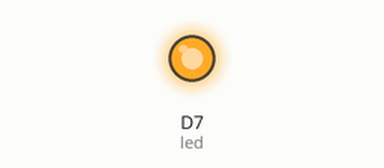
Bench run of a sketch on a simulated ESP8266 (NodeMCU). Shown: output pins drawn as LEDs (lit = HIGH).

Above: at 0.5 s.
At 20.9 s:
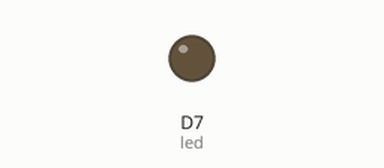
Timing chart, 0 to 23.0 s (numbered marks = the images above):
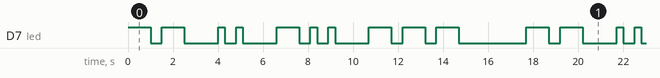

The sketch:

BlinkName.ino
```cpp
// Blink your First name (Mido)

// assign D7 to be led we'll use
int led = D7;

void setup() {
// assign the D7 as an output
  pinMode(led, OUTPUT);

}

void loop() {
// this is for letter M which is ( - - )
// this is for -
  digitalWrite(led, HIGH); // light the LED
  delay(1000);
  digitalWrite(led, LOW); // turn off the LED
// delay between the blinks
  delay(500);
// this is for -
  digitalWrite(led, HIGH);
  delay(1000);
  digitalWrite(led, LOW);

// delay between the letter 1.5 sec /////////////////////
  delay (1500);
/////////////////////////////////////////////////////////
// this is for letter I which is ( . . )
// this is for .
  digitalWrite(led, HIGH);
  delay(300);
  digitalWrite(led, LOW);
// delay between the blinks
  delay(500);
// this is for .
  digitalWrite(led, HIGH);
  delay(300);
  digitalWrite(led, LOW);

// delay between the letter 1.5 sec /////////////////////
  delay (1500);
/////////////////////////////////////////////////////////
// this is for letter D which is ( - . . )
// this is for -
  digitalWrite(led, HIGH);
  delay(1000);
  digitalWrite(led, LOW);
// delay between the blinks
  delay(500);
// this is for -
  digitalWrite(led, HIGH);
  delay(300);
  digitalWrite(led, LOW);
// delay between the blinks
  delay(500);
// this is for -
  digitalWrite(led, HIGH);
  delay(300);
  digitalWrite(led, LOW);

// delay between the letter 1.5 sec /////////////////////
  delay (1500);
/////////////////////////////////////////////////////////
// this is for letter O which is ( - - - )
// this is for -
  digitalWrite(led, HIGH);
  delay(1000);
  digitalWrite(led, LOW);
// delay between the blinks
  delay(500);
// this is for -
  digitalWrite(led, HIGH);
  delay(1000);
  digitalWrite(led, LOW);
// delay between the blinks
  delay(500);
// this is for -
  digitalWrite(led, HIGH);
  delay(1000);
  digitalWrite(led, LOW);

// delay 3 sec before the loop restart  /////////////////////
  delay (3000);
}
```

Measured:
- by itself, D7 (led): repeats every 17.7 s: LOW 0.50 s, HIGH 1.0 s, LOW 1.5 s, HIGH 0.30 s, LOW 0.50 s, HIGH 0.30 s, LOW 1.5 s, HIGH 1.0 s, 2 × (LOW 0.50 s, HIGH 0.30 s), LOW 1.5 s, 2 × (HIGH 1.0 s, LOW 0.50 s), HIGH 1.0 s, LOW 3.0 s, HIGH 1.0 s
- by itself, everything shown: repeats every 17.7 s, in 20 steps
